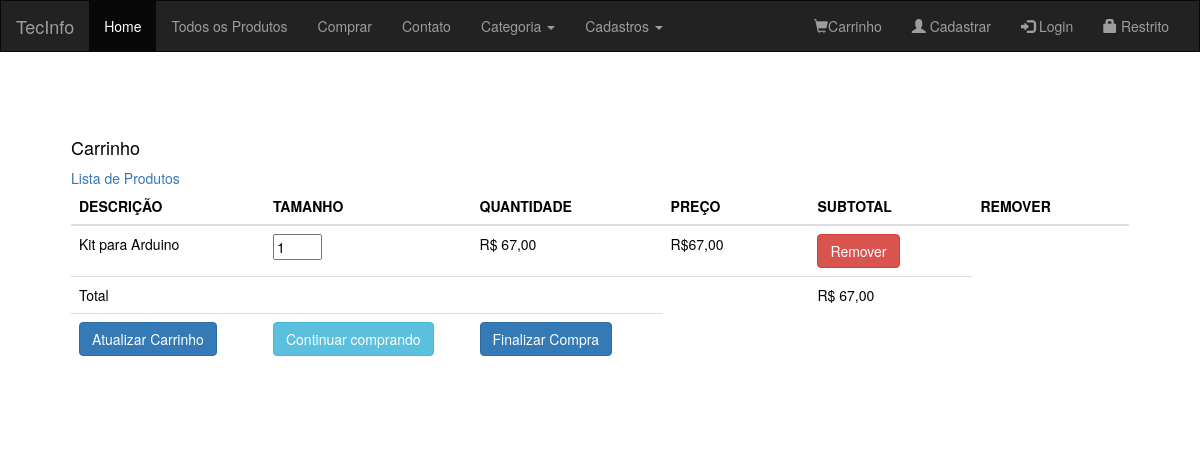
Screenshot of /carrinho.php?acao=add&codproduto=1 with the database file from the repository.
### tables this page shows
CREATE TABLE `produto` (
  `codproduto` int(11) NOT NULL,
  `descricao` varchar(150) NOT NULL,
  `categoria` varchar(100) NOT NULL,
  `preco` varchar(12) NOT NULL,
  `imagem` varchar(200) NOT NULL
);

### carrinho.php (the view, shortened to what this page needs)
<?php
	if(isset($_GET['acao'])){
        if($_GET['acao'] == 'add'){
            $codproduto = intval($_GET['codproduto']);
		}
		}
?>
    <?php
        include ('header.php');
        ?>
<br>
 <div >
<div class="container" style="color: black; background-color: white; border-radius: 2em; padding: 4em;">
    	<div class="card mt-5" >
			 <div class="card-body">
	    		<h4 class="card-title">Carrinho</h4>
	    		<a href="comprar.php">Lista de Produtos</a>
	    	</div>
		</div>
	<div class="table-responsive">
	<table class="table table-strip  ">
		<thead>
			<tr>
				<th width="244">DESCRIÇÃO</th>
				<th width="244">TAMANHO</th>
				<th width="244">QUANTIDADE</th>
				<th width="244">PREÇO</th>
				<th width="244">SUBTOTAL</th>
				<th width="244">REMOVER</th>
			</tr>
		</thead>
			<form action="?acao=up" method="post">
		<tbody>
			<?php
				if(count($_SESSION['carrinho']) == 0){
					echo('<tr><td colspan="5">Nenhum produto no carrinho</td></tr>');
				}else{
					include('conexao.php');
					$total = 0;
					foreach($_SESSION['carrinho'] as $codproduto => $qtd){
						$sql     = "SELECT * FROM produto WHERE codproduto = '$codproduto'";
						$executa = mysqli_query($conexao, $sql) or die (mysqli_error());
						$in      = mysqli_fetch_assoc($executa);
						$descricao    = $in ['descricao'];
						$preco   = number_format ($in ['preco'], 2,',','.');
						$sub     = number_format ($in ['preco'] * $qtd, 2,',','.');
						$total   += $in['preco'] * $qtd;
						echo '<tr>
								<td>'.$descricao.'</td>
								<td><input  size="3" style="color: black;" name="prod['.$codproduto.']" value="'.$qtd.'" ></td>
								<td>R$ '.$preco.'</td>
								<td>R$'.$sub.'</td>
								<td><a href="?acao=del&codproduto='.$codproduto.'" class="btn btn-danger">Remover</td>
							  </tr>' ;
					}
						$total = number_format($total, 2, ',', '.');
                echo 	'<tr>
                            <td colspan="4">Total</td>
                            <td>R$ '.$total.'</td>
                    	</tr>';
				}
			?>
		          <td ><input class="btn btn-primary"  type="submit" value="Atualizar Carrinho"/></td>
				<td ><a class="btn btn-info" href='comprar.php'>Continuar comprando</a></td>
				<td>
			<a href="login.php" class="btn btn-primary"  value="finalizar"/>Finalizar Compra</a></td>
		</tbody>
			</form>
	</table>
</body>
</html>

### rows the page displays
produto: descricao "Kit para Arduino", value "1", preco "67,00"

### other values shown
$total "67,00"
